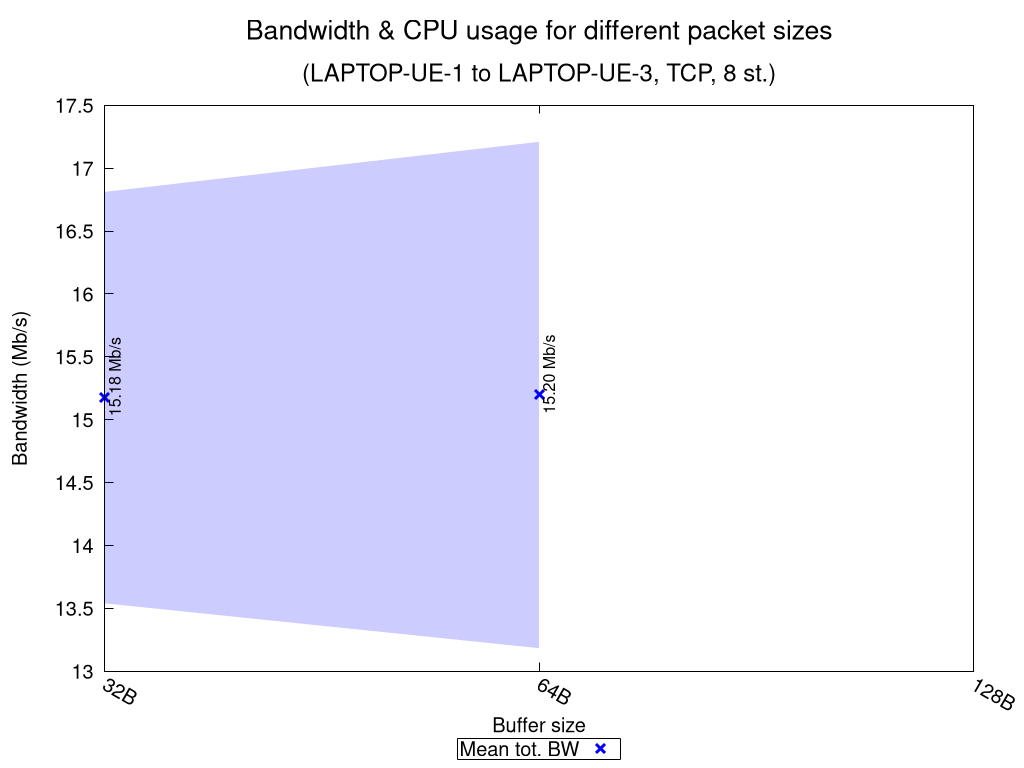

gnuplot code for this plot:
set terminal pngcairo nocrop enhanced size 1024,768 font "Verdana,15"
set output "TCP_8_st_2020_10_06_16-04-51_one2two_summary.png"

set title "{/=20 Bandwidth \\& CPU usage for different packet sizes}\n\n{/=18 (LAPTOP-UE-1 to LAPTOP-UE-3, TCP, 8 st.)}"

set xlabel "Buffer size"
set ylabel "Bandwidth (Mb/s)"
set ytics nomirror
set key bmargin center horizontal box samplen 1 width -1
set bmargin 4.6
set rmargin 4.5
set xtics rotate by -30
printxsizes(x) = x < 1024.0 ? sprintf("%.0fB", x) : (x < 1048576.0 ? sprintf("%.0fKB", x/1024.0) : sprintf("%.0fMB", x/1048576.0))

rf = 1000000.0  # rate factor
stats "TCP_8_st_2020_10_06_16-04-51_one2two_iperf_summary.dat" using ($1 >= 0 ? $3 : 1/0) nooutput
set logscale x 2
set style fill transparent solid 0.2 noborder
set autoscale xfix
plot "TCP_8_st_2020_10_06_16-04-51_one2two_iperf_summary.dat" using ($1 >= 0 ? $2 : 1/0):($3/rf-$4/rf):($3/rf+$4/rf) with filledcurves lc rgb "blue" notitle, \
     "" using 2:($1 >= 0 ? $3/rf : 1/0):xtic(printxsizes($2)) with points pt 2 ps 1.5 lw 3 lc rgb "blue" title "Mean tot. BW", \
     "" using 2:($1 >= 0 ? $3/rf : 1/0):(sprintf("%.2f Mb/s", $3/rf)) with labels offset 0.9,1.0 rotate by 90 font ",12" notitle, \
     "" using ($1 < 0 ? $2 : 1/0):(STATS_min/rf):(sprintf("Net test failed!")) with labels offset 0.9,2.5 rotate by 90 tc rgb "red" font ",12" notitle, \
